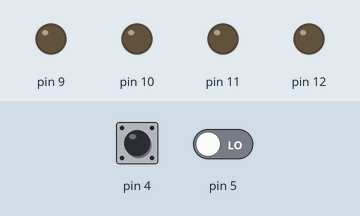
Simulated run of this sketch. Board: Arduino Uno, built with avr-gcc and run on an emulated ATmega328P. Parts: output pins drawn as LEDs (lit = HIGH). Inputs (shaded band) come from the test bench; at power-on: pin 4 LOW, pin 5 LOW. What the sketch prints to the serial monitor is not drawn.

Above: at 1.2 s.
1.3 s: pin 4 driven HIGH
At 1.8 s:
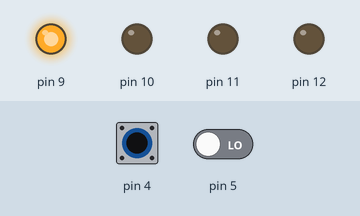
2.8 s: pin 5 driven HIGH
At 4.0 s:
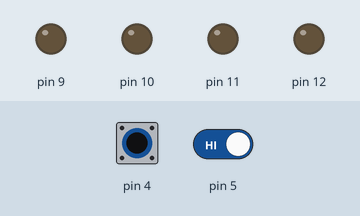
4.3 s: pin 4 pulsed LOW 5 times (0.12 s each, 0.3 s apart)
At 6.1 s:
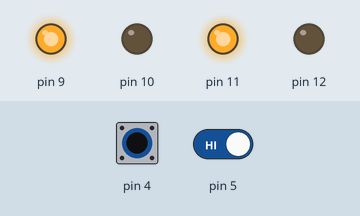
7.3 s: pin 4 pulsed LOW 2 times (0.12 s each, 0.3 s apart)
At 8.7 s:
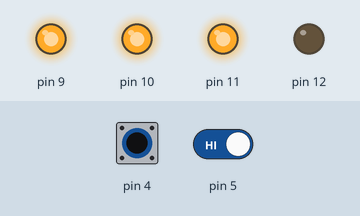
Timing chart, 0 to 10.3 s (numbered marks = the images above; inputs shaded):
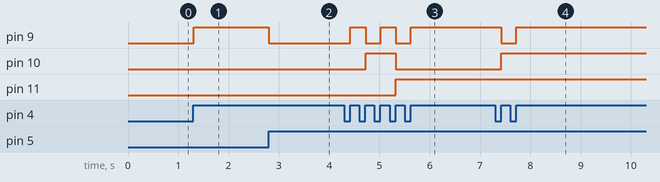

The sketch:

rdhima2lab2.ino
```cpp
// Assignment = Lab 2 - Input and Output
// 1- FirstName:Roshan LastName-Dhimal - UIN - 661652338
// 2- Lab 2 : Input and Output
// 3- Description - So the code below would turn on onboard uses three pushbutton switch that will light the 4 led and turn off using the concept of the 4bit binary counter and the two button used will increment or decrement the counter that will determine the state of the led
// 4- Assumptions - The code used below should enable setup arduino to turn on light of led until less than 15 and other button should turn off led following
//// 5- References- https://docs.arduino.cc/built-in-examples/digital/Button
//                  https://makeabilitylab.github.io/physcomp/arduino/switch_2.html
//                  http://www.ladyada.net/learn/arduino/lesson5.html
//                  https://www.arduino.cc/reference/en/language/functions/communication/serial/
//where did you find code snippets, ideas, inspirations? if no references are used say: "no references used" - failing to list the references you used can result in plagiarism
// 6- Demo - Karan Jogi ; Time: 2 pm; lab 2; Date: 9/19/2022

// declare variables for the arduino
int switch_1 = LOW, switch_2 = LOW, led_0 = LOW, led_1 = LOW, led_2 = LOW, led_3 = LOW, count = 0;
bool switchState_1 = true, switchState_2 = true;

void setup() {
  Serial.begin(9600);
  pinMode(9, OUTPUT);
  pinMode(10, OUTPUT);
  pinMode(11, OUTPUT);
  pinMode(12, OUTPUT);
  pinMode(4, INPUT);
  pinMode(5, INPUT);
}

void loop () {
  // inserting pushbutton at 4 and 5 respectively
  switch_1 = digitalRead(4);
  switch_2 = digitalRead(5);

  // condtion to check if pushbutton is turned on and high then count until 15
  if (switch_1 == HIGH && switchState_1 == true && count < 15) {
    ++count;
  }

  // condtion to check if pushbutton 2 is turned on and high then count if greter then 0 and less then 15
  if (switch_2 == HIGH && switchState_2 == true && count > 0) {
    --count;
  }

  // if case: for the pushbutton to turn state false when turned on
  if (switch_1 == HIGH){
     switchState_1 = false;
   }
   else {
     switchState_1 = true;
   }
  if (switch_2 == HIGH) {
    switchState_2 = false;
  } else {
    switchState_2 = true;
  }

  // if case: For the LEDs to read the bits of the count i.e the number
  // if count  x equal to the designated bitread(x, n) number n then turn high
  if(bitRead(count, 0)){
    led_0 = HIGH;
  }  else {
    led_0= LOW;
  }
  if(bitRead(count, 1)){
    led_1 = HIGH;
  }  else {
    led_1 = LOW;
  }
    if(bitRead(count, 2)){
    led_2 = HIGH;
  }  else {
    led_2 = LOW;
  }
    if(bitRead(count, 3)){
    led_3 = HIGH;
  }  else {
    led_3 = LOW;
  }

  Serial.print(count);
  Serial.print("\n");
  digitalWrite(9, led_0);
  digitalWrite(10, led_1);
  digitalWrite(11, led_2);
  digitalWrite(12, led_3);
}
```

Measured:
- after the input at 1.3 s, pin 9: LOW → HIGH at once
- after the input at 2.8 s, pin 9: HIGH → LOW at once
- after the input at 4.3 s, pin 9: alternates HIGH for 0.30 s and LOW for 0.30 s, 5 changes in all, then stays HIGH, starting after 0.12 s; pin 10: LOW → HIGH after 0.42 s, → LOW 0.60 s later; pin 11: LOW → HIGH after 1.0 s
- after the input at 7.3 s, pin 9: HIGH → LOW after 0.12 s, → HIGH 0.30 s later; pin 10: LOW → HIGH after 0.12 s
